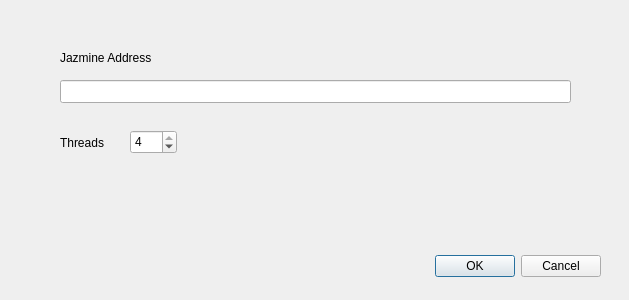
<?xml version="1.0" encoding="UTF-8"?>
<ui version="4.0">
 <class>Miner</class>
 <widget class="QDialog" name="Miner">
  <property name="geometry">
   <rect>
    <x>0</x>
    <y>0</y>
    <width>629</width>
    <height>300</height>
   </rect>
  </property>
  <property name="windowTitle">
   <string>Start Miner</string>
  </property>
  <widget class="QDialogButtonBox" name="buttonBox">
   <property name="geometry">
    <rect>
     <x>260</x>
     <y>250</y>
     <width>341</width>
     <height>32</height>
    </rect>
   </property>
   <property name="orientation">
    <enum>Qt::Horizontal</enum>
   </property>
   <property name="standardButtons">
    <set>QDialogButtonBox::Cancel|QDialogButtonBox::Ok</set>
   </property>
  </widget>
  <widget class="QLineEdit" name="jazmineAddress">
   <property name="geometry">
    <rect>
     <x>60</x>
     <y>80</y>
     <width>511</width>
     <height>23</height>
    </rect>
   </property>
  </widget>
  <widget class="QLabel" name="label">
   <property name="geometry">
    <rect>
     <x>60</x>
     <y>50</y>
     <width>171</width>
     <height>16</height>
    </rect>
   </property>
   <property name="text">
    <string>Jazmine Address</string>
   </property>
  </widget>
  <widget class="QSpinBox" name="threadsSpinBox">
   <property name="geometry">
    <rect>
     <x>130</x>
     <y>130</y>
     <width>47</width>
     <height>24</height>
    </rect>
   </property>
   <property name="maximum">
    <number>4</number>
   </property>
   <property name="value">
    <number>4</number>
   </property>
  </widget>
  <widget class="QLabel" name="threadCount">
   <property name="geometry">
    <rect>
     <x>60</x>
     <y>135</y>
     <width>59</width>
     <height>15</height>
    </rect>
   </property>
   <property name="text">
    <string>Threads</string>
   </property>
  </widget>
 </widget>
 <resources/>
 <connections>
  <connection>
   <sender>buttonBox</sender>
   <signal>accepted()</signal>
   <receiver>Miner</receiver>
   <slot>accept()</slot>
   <hints>
    <hint type="sourcelabel">
     <x>248</x>
     <y>254</y>
    </hint>
    <hint type="destinationlabel">
     <x>157</x>
     <y>274</y>
    </hint>
   </hints>
  </connection>
  <connection>
   <sender>buttonBox</sender>
   <signal>rejected()</signal>
   <receiver>Miner</receiver>
   <slot>reject()</slot>
   <hints>
    <hint type="sourcelabel">
     <x>316</x>
     <y>260</y>
    </hint>
    <hint type="destinationlabel">
     <x>286</x>
     <y>274</y>
    </hint>
   </hints>
  </connection>
 </connections>
</ui>
